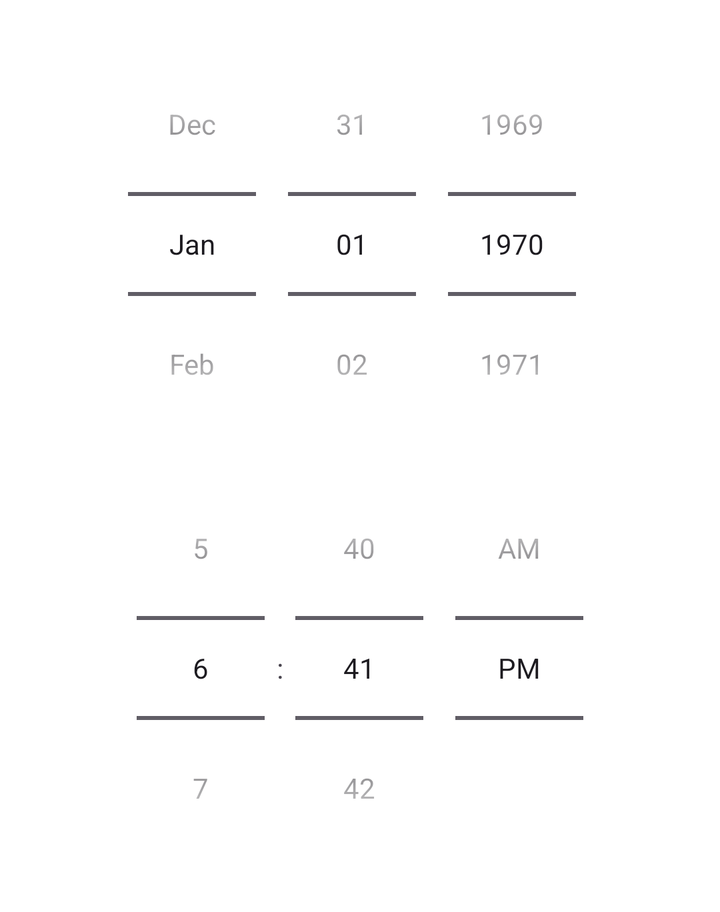
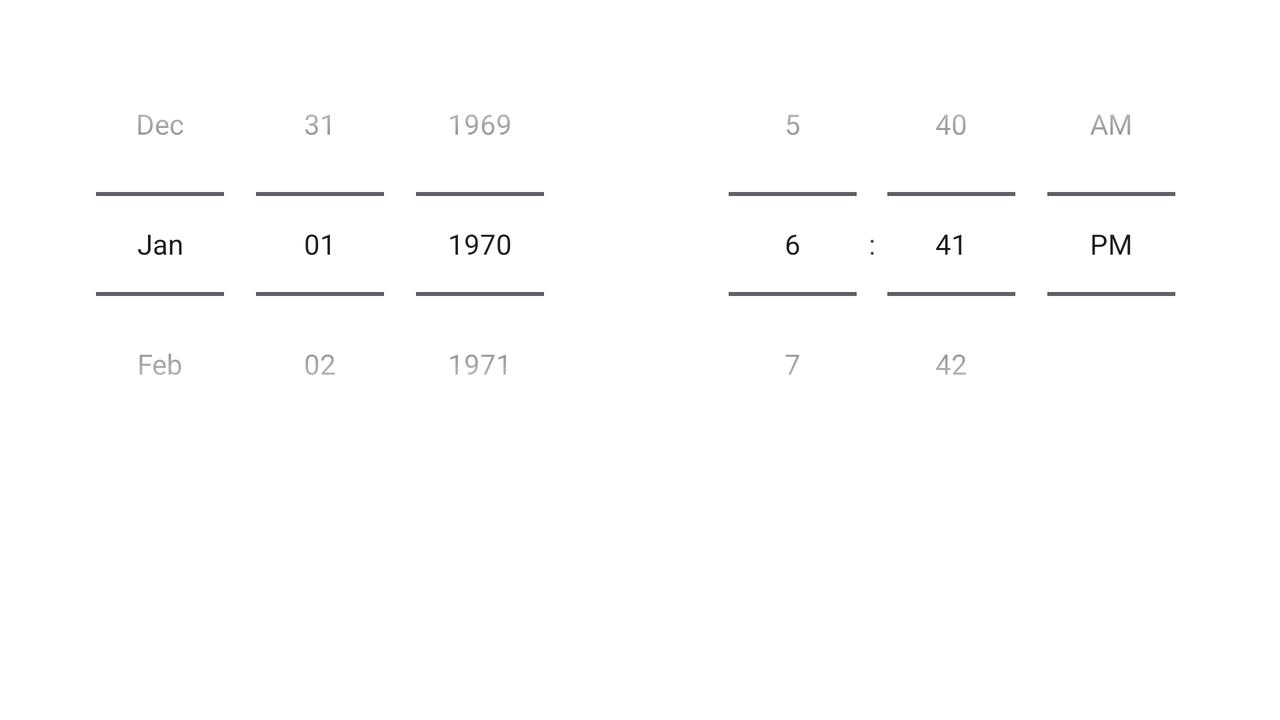

One screen, two layout resources from the same app: the default and the repository's alternative for another configuration. Each is rendered where Android would select it; the XML of both is given below.
<!-- AndroidManifest.xml: application theme Theme.PlanMate -->
<!-- res/layout/dialog_reminder.xml -->
<?xml version="1.0" encoding="utf-8"?>
<LinearLayout xmlns:android="http://schemas.android.com/apk/res/android"
    android:layout_width="match_parent"
    android:layout_height="wrap_content"
    android:orientation="vertical"
    android:padding="16dp">

    <DatePicker
        android:id="@+id/datePicker"
        android:layout_width="match_parent"
        android:layout_height="wrap_content"
        android:calendarViewShown="false"
        android:datePickerMode="spinner" />

    <TimePicker
        android:id="@+id/timePicker"
        android:layout_width="match_parent"
        android:layout_height="wrap_content"
        android:timePickerMode="spinner" />

</LinearLayout>
<!-- resources referenced by this layout -->
<resources>
  <style name="Theme.PlanMate" parent="Base.Theme.PlanMate" />
  <style name="Base.Theme.PlanMate" parent="Theme.Material3.Light.NoActionBar">
          
  
          
          <item name="android:windowBackground">@color/white</item>
          
      </style>
  <color name="white">#FFFFFFFF</color>
</resources>
<!-- res/layout-land/dialog_reminder.xml (the repository's variant of the layout above) -->
<!-- drawn on the phone turned sideways -->
<?xml version="1.0" encoding="utf-8"?>
<LinearLayout xmlns:android="http://schemas.android.com/apk/res/android"
    android:layout_width="match_parent"
    android:layout_height="match_parent"
    android:orientation="horizontal"
    android:padding="16dp">

    <LinearLayout
        android:layout_width="0dp"
        android:layout_height="match_parent"
        android:layout_weight="1"
        android:orientation="vertical"
        android:layout_marginEnd="8dp">

        <DatePicker
            android:id="@+id/datePicker"
            android:layout_width="match_parent"
            android:layout_height="wrap_content"
            android:calendarViewShown="false"
            android:datePickerMode="spinner" />
    </LinearLayout>

    <LinearLayout
        android:layout_width="0dp"
        android:layout_height="match_parent"
        android:layout_weight="1"
        android:orientation="vertical"
        android:layout_marginStart="8dp">

        <TimePicker
            android:id="@+id/timePicker"
            android:layout_width="match_parent"
            android:layout_height="wrap_content"
            android:timePickerMode="spinner" />
    </LinearLayout>

</LinearLayout>
